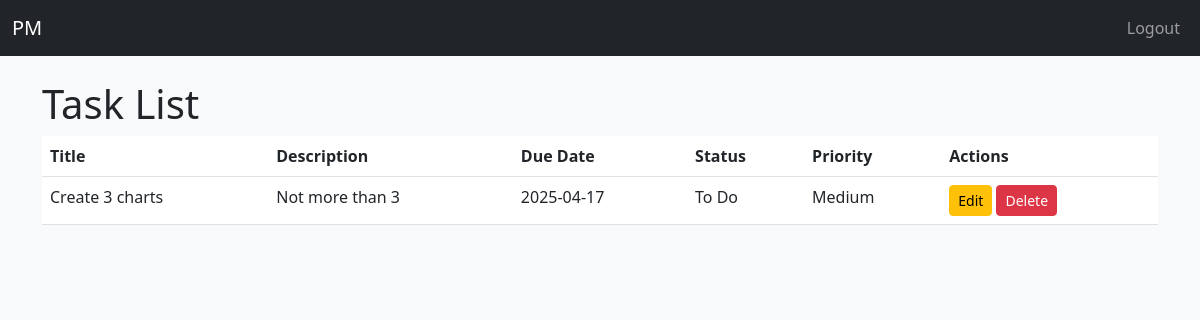
/tasks/ (signed in), run on an earlier commit of the app's database.
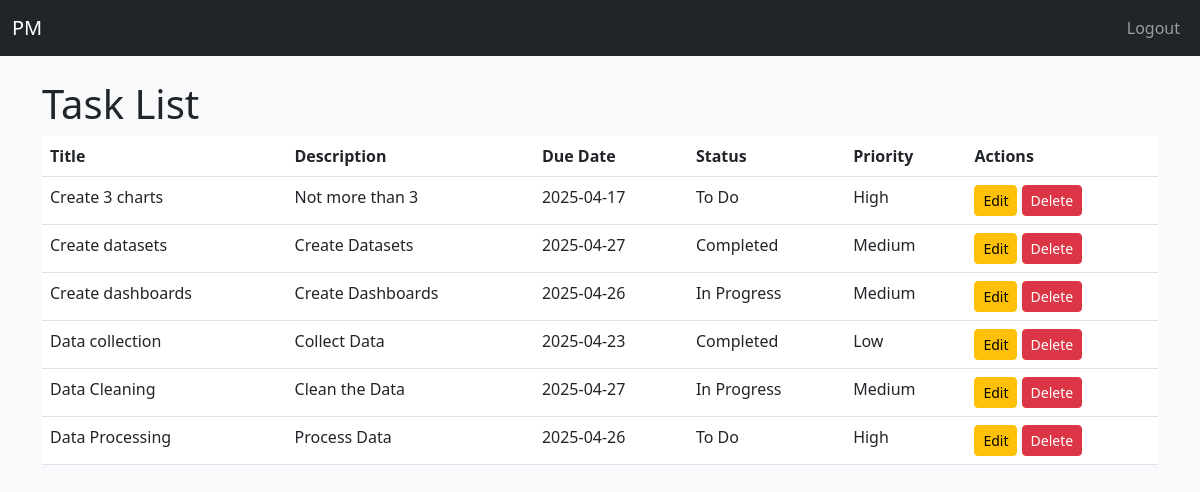
And on a later commit of the database.
### app/models.py (models this page shows)
class Task(db.Model):
    __tablename__ = 'tasks'
    id = db.Column(db.Integer, primary_key=True)
    title = db.Column(db.String(120), nullable=False)
    description = db.Column(db.Text)
    due_date = db.Column(db.Date)
    priority = db.Column(db.String(20))  # e.g., Low, Medium, High
    status = db.Column(db.String(20), default='To Do')  # To Do, In Progress, Completed
    project_id = db.Column(db.Integer, db.ForeignKey('projects.id'), nullable=False)
    project = db.relationship('Project', backref=db.backref('tasks', lazy=True))
    assigned_users = db.relationship('User', secondary='task_user', backref='tasks')

### app/task/routes.py (the view)
@task_bp.route('/')
@login_required
def list_tasks():
    if current_user.role == 'admin':
        tasks = Task.query.all()
    elif current_user.role == 'project_manager':
        tasks = Task.query.join(Task.project).filter(Project.manager_id == current_user.id).all()
    else:
        tasks = current_user.tasks
    return render_template('tasks/task_list.html', tasks=tasks)

### app/templates/tasks/task_list.html (shortened to what this page needs)
{% extends 'layout.html' %}
{% block content %}
    <h1>Task List</h1>
    <table class="table">
        <thead>
            <tr>
                <th>Title</th>
                <th>Description</th>
                <th>Due Date</th>
                <th>Status</th>
                <th>Priority</th>
                <th>Actions</th>
            </tr>
        </thead>
        <tbody>
            {% for task in tasks %}
            <tr>
                <td>{{ task.title }}</td>
                <td>{{ task.description }}</td>
                <td>{{ task.due_date }}</td>
                <td>{{ task.status }}</td>
                <td>{{ task.priority }}</td>
                <td>
                    <a href="{{ url_for('task.edit_task', task_id=task.id) }}" class="btn btn-warning btn-sm">Edit</a>
                    <form action="{{ url_for('task.delete_task', task_id=task.id) }}" method="POST" style="display:inline;">
                        <button type="submit" class="btn btn-danger btn-sm" onclick="return confirm('Are you sure you want to delete this task?')">Delete</button>
                    </form>
                </td>
            </tr>
            {% endfor %}
        </tbody>
    </table>
{% endblock %}

### app/templates/layout.html (shortened to what this page needs)
{% set current_user = current_user %}
<!DOCTYPE html>
<html lang="en">
<head>
    <link href="https://cdn.jsdelivr.net/npm/bootstrap@5.3.0/dist/css/bootstrap.min.css" rel="stylesheet">
</head>
<body class="bg-light">
    <nav class="navbar navbar-expand-lg navbar-dark bg-dark">
        <div class="container-fluid">
            <a class="navbar-brand" href="#">PM</a>
            <div class="collapse navbar-collapse" id="navbarNav">
              <ul class="navbar-nav ms-auto">
                {% if current_user.is_authenticated %}
                  <li class="nav-item">
                    <a class="nav-link" href="{{ url_for('auth.logout') }}">Logout</a>
                  </li>
                {% else %}
                  <li class="nav-item">
                    <a class="nav-link" href="{{ url_for('auth.login') }}">Login</a>
                  </li>
                {% endif %}
              </ul>
            </div>
          </div>
    </nav>
    <div class="container mt-4">
        {% block content %}{% endblock %}
    </div>
</body>
</html>

What changed in the data, as far as the page shows it:
changed Task "Create 3 charts": priority "Medium" → "High"
added Task: title "Create datasets", description "Create Datasets", due_date "2025-04-27", status "Completed", priority "Medium"
added Task: title "Create dashboards", description "Create Dashboards", due_date "2025-04-26", status "In Progress", priority "Medium"
added Task: title "Data collection", description "Collect Data", due_date "2025-04-23", status "Completed", priority "Low"
added Task: title "Data Cleaning", description "Clean the Data", due_date "2025-04-27", status "In Progress", priority "Medium"
added Task: title "Data Processing", description "Process Data", due_date "2025-04-26", status "To Do", priority "High"
